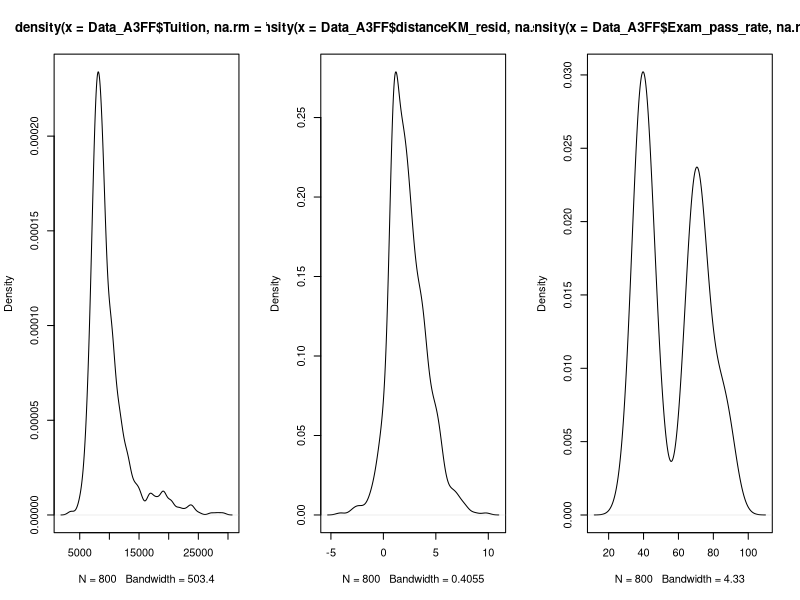
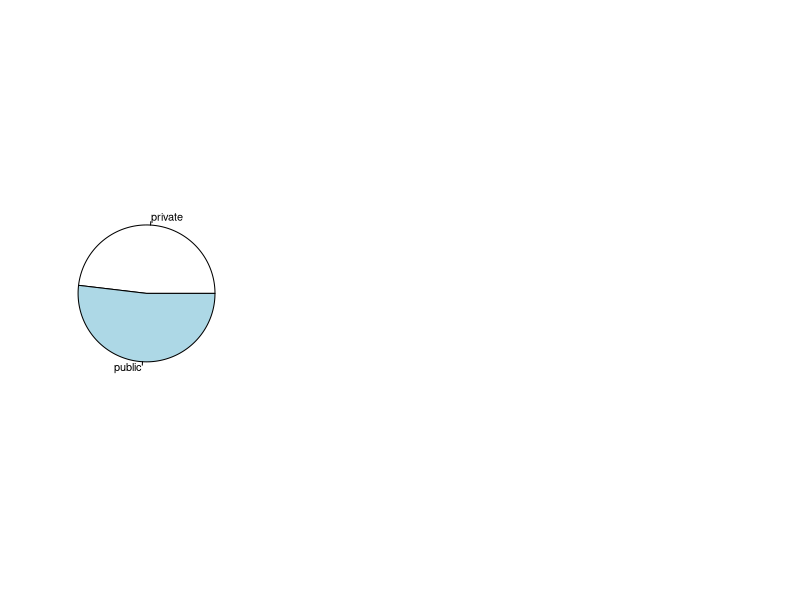

Recreate these plots in R, in order. (Note: this script raises an error after producing the figures.)
############################
##Q1
setwd("~/Downloads")   #setting directory
##Q2
library(readr)
Data_A3FF <- read_csv("Data_A3FF.csv")   #importing csv data
##Q3
View(Data_A3FF)  #view data
#################################
is.numeric(Data_A3FF$Tuition)
is.numeric(Data_A3FF$distanceKM_resid)
is.numeric(Data_A3FF$Exam_pass_rate)
######################################
##Q4
shapiro.test(Data_A3FF$Tuition)
shapiro.test(Data_A3FF$Exam_pass_rate)
shapiro.test(Data_A3FF$distanceKM_resid)
## I need shapiro test. These are all numeric. Even if have not checked their distribution if normally or not.
ks.test(Data_A3FF$Tuition,Data_A3FF$distanceKM_resid)  #check normality if numeric is normally distributed.
summary(Data_A3FF$Tuition)
summary(Data_A3FF$distanceKM_resid)
summary(Data_A3FF$Exam_pass_rate)
##############################################
##Q5
shapiro.test(Data_A3FF$Tuition)  #p-value < 0.5, it is normally distributed
shapiro.test(Data_A3FF$distanceKM_resid)   #p-value < 0.5, it is normally distributed
shapiro.test(Data_A3FF$Exam_pass_rate)    #p-value < 0.5, it is normal distributed
##################################
par(mfrow=c(1,3))
t <- density(Data_A3FF$Tuition, na.rm=T) #normally density
d <- density(Data_A3FF$distanceKM_resid, na.rm=T)  #normally density
e <- density(Data_A3FF$Exam_pass_rate, na.rm=T) # normally density
plot(t)
plot(d)
plot(e)
################################################
t.test(Data_A3FF$Tuition, mu=9817) #don't reject null. Therefore accept that they are normally
t.test(Data_A3FF$distanceKM_resid, mu=2.295)  #don't eject null. Therefore accept that they are normally
t.test(Data_A3FF$Exam_pass_rate, mu=57.05) #don't reject null. Therefore accept that they are normally
#####################################################
##Q6
# From doing shapiro test, plotting density, and doing t-test, it is reasonable to conclude they are all Normally distributed.
#########################
##Q7
cor(Data_A3FF$Tuition,Data_A3FF$distanceKM_resid, method="kendall") #both numeric and both normally
#############################################
##Q8
# there is no correlation between tuition fees and residental areas. The correlation value is negative.
####################################################################
is.numeric(Data_A3FF$Privat_public)
Data_A3FF$Privat_public<-as.factor(Data_A3FF$Privat_public)
is.factor(Data_A3FF$Privat_public)
######################################################
#9
Data_A3FF$Privat_public <- factor(Data_A3FF$Privat_public,
                                      levels = c(0,1),
                                      labels = c("private","public"))
pie(table(Data_A3FF$Privat_public))  # public not equal to private, they different. 

###########################################
##9.1
private_tution<-Data_A3FF[(Data_A3FF$Privat_public=='private'),]
public_tution<-Data_A3FF[(Data_A3FF$Privat_public=='public'),]
t.test(Tuition ~ private_tution, Data_A3FF, var.equal=TRUE)
t.test(Tuition ~ public_tution, Data_A3FF, var.equal=TRUE)
######################################
#9.2
t.test(Tuition ~ Privat_public, Data_A3FF, var.equal=TRUE)  #Numerical is normally distributed and categorical with 2 categories

